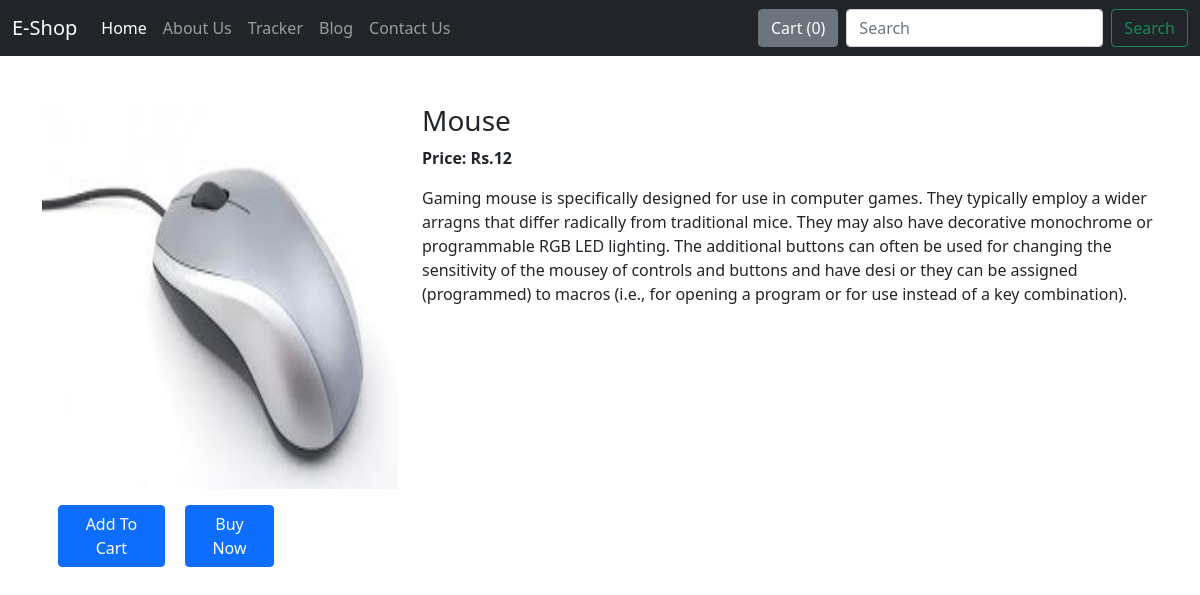
Screenshot of /shop/products/2 with the database file from the repository.
### shop/models.py (models this page shows, shortened)
class Product(models.Model):
    product_id = models.AutoField
    product_name = models.CharField(max_length=50)
    category = models.CharField(max_length=50, default="")
    sub_category = models.CharField(max_length=50, default="")
    price = models.IntegerField(default=0)
    desc = models.CharField(max_length=500)
    pub_date = models.DateField()
    image = models.ImageField(upload_to="shop/images", default="")

### shop/views.py (the view)
# urls.py: path('products/<int:myid>', views.productView, name='productView'),
def productView(request, myid):
    product = Product.objects.filter(id=myid)
    return render(request, 'shop/prodView.html', {'product': product[0]})

### shop/templates/shop/prodView.html (shortened to what this page needs)
{% extends 'shop/basic.html' %}
{% block body %}
<div class="container my-5">
    <div class="row">
        <div class="col-md-4">
            <div class="row">
                <img src="/static/{{product.image}}" width="233px" height="385px" />
            </div>
            <div  style="margin-top: 1rem; align-items: center;">
                <span id="quickpr" class="divpr">
                <button id="pr{{product.id}}" class="btn btn-primary mx-3 cart" style="width: 30%;">Add To Cart</button>
                </span>
                <a href="/shop/checkout"><button class="btn btn-primary" style="width: 25%;">Buy Now</button></a>
            </div>
        </div>
        <div class="col-md-8">
            <h3 id="namepr">{{product.product_name}}</h3>
            <p><b>Price: Rs.{{product.price}}</b></p>
            <p>{{product.desc}}</p>
        </div>
    </div>
</div>
{% endblock %}

### rows the page displays
Product: image (picture), product_name "Mouse", price "12", desc "Gaming mouse is specifically designed for use in computer games. They typically employ a wider arragns that differ radically from traditional mice. They may also have decorative monochrome or programmable RGB LED lighting. The additional buttons can often be used for changing the sensitivity of the mousey of controls and buttons and have desi or they can be assigned (programmed) to macros (i.e., for opening a program or for use instead of a key combination)."
